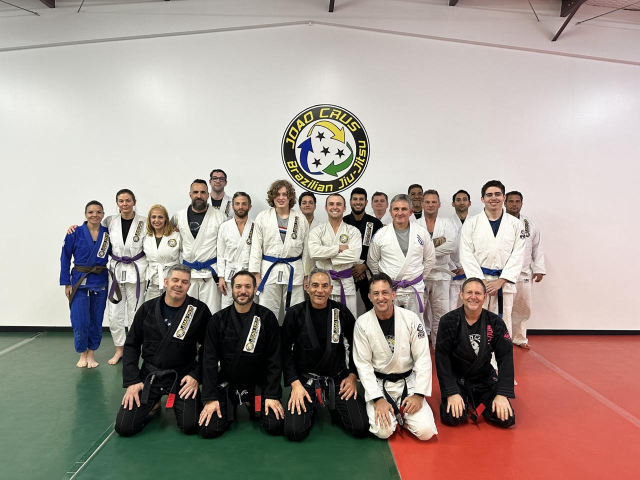
#> input picture assets/source-images/joao-academy-group-original-2026-07-31.jpg, 1280 x 960 px (shown at 1/2 size)
$ python prepare_home_hero.py
#> lines starting #> are read from the running program, lines starting #| are printed output that depends on the picture
#!/usr/bin/env python3
"""Prepare the approved real academy group photo for the homepage hero."""

from __future__ import annotations

from pathlib import Path

from PIL import Image, ImageEnhance, ImageFilter, ImageOps

ROOT = Path(__file__).resolve().parents[1]
SOURCE = ROOT / "assets" / "source-images" / "joao-academy-group-original-2026-07-31.jpg"
OUTPUT_DIR = ROOT / "site" / "assets" / "campaign-images"
CROP = (0, 0, 1280, 960)
SIZES = ((1280, 960, ""), (640, 480, "-640"))


def prepare() -> Image.Image:
    with Image.open(SOURCE) as source:
#> source is the input picture: PIL image 1280x960 RGB; mean R, G, B 164.2, 152.9, 145.7
        image = ImageOps.exif_transpose(source).convert("RGB")

    if image.size != (1280, 960):
        raise ValueError(f"Unexpected source size {image.size}; crop approval must be revisited")

    image = image.crop(CROP)
    image = ImageEnhance.Brightness(image).enhance(1.01)
    image = ImageEnhance.Contrast(image).enhance(1.045)
    image = ImageEnhance.Color(image).enhance(1.025)
    image = image.filter(ImageFilter.UnsharpMask(radius=1.1, percent=72, threshold=3))
    return image


def main() -> None:
    OUTPUT_DIR.mkdir(parents=True, exist_ok=True)
    master = prepare()

    for width, height, suffix in SIZES:
        image = master if master.size == (width, height) else master.resize(
            (width, height), Image.Resampling.LANCZOS
        )
        image.save(
            OUTPUT_DIR / f"home-academy-group-2026-07{suffix}.webp",
            "WEBP",
            quality=82,
            method=6,
        )
        image.save(
            OUTPUT_DIR / f"home-academy-group-2026-07{suffix}.jpg",
            "JPEG",
            quality=84,
            optimize=True,
            progressive=True,
            subsampling="4:2:0",
        )
#> this loop made 2 passes
#> pass 2, in main, `image = master if master.size == (width, height) else master.resize( (..`:
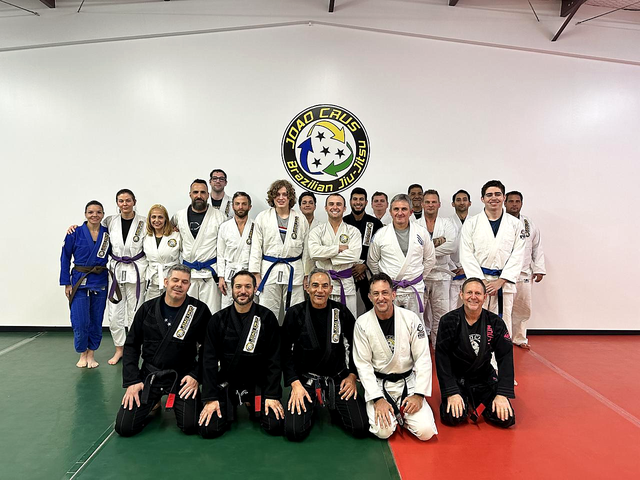
#> image: PIL image 640x480 RGB; mean R, G, B 165.4, 153.2, 145.3

    print("Prepared homepage hero at 1280x960 and 640x480 in WebP and JPEG")


if __name__ == "__main__":
    main()

$ run again, with assets/source-images/little-champions-real-group-2026-08-26.jpg copied over assets/source-images/joao-academy-group-original-2026-07-31.jpg
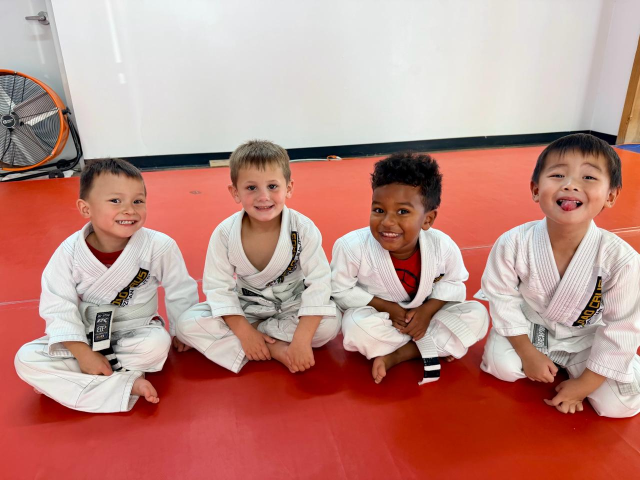
#> input picture assets/source-images/little-champions-real-group-2026-08-26.jpg, 1280 x 960 px (shown at 1/2 size)
#> in prepare, source is the input picture: PIL image 1280x960 RGB; mean R, G, B 190.3, 140.9, 132.4
#> the loop in main, `for width, height, suffix in SIZES:` made 2 passes
#> pass 2, in main, `image = master if master.size == (width, height) else master.resize( (..`:
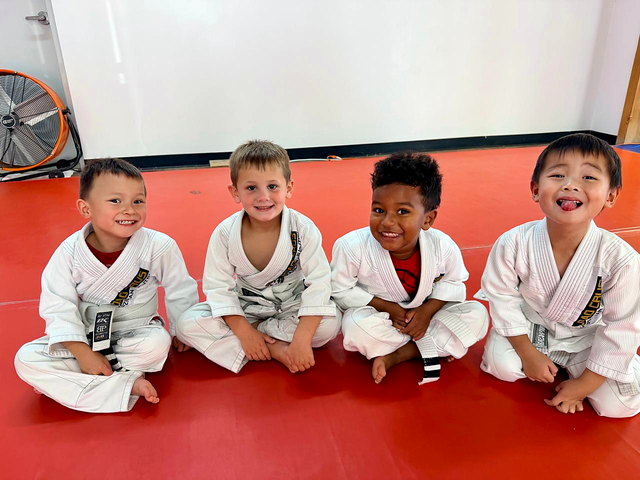
#> image: PIL image 640x480 RGB; mean R, G, B 193.5, 140.4, 131.6
